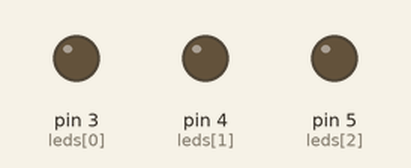
The sketch below on a simulated Arduino Uno, built with avr-gcc and run on an emulated ATmega328P. Shown: output pins drawn as LEDs (lit = HIGH).

Above: at 0.5 s.
At 1.4 s:
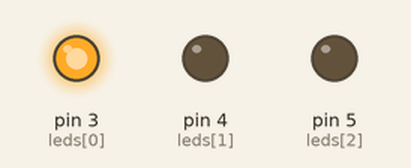
At 3.2 s:
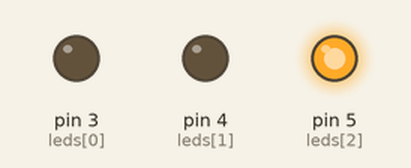
At 20.5 s:
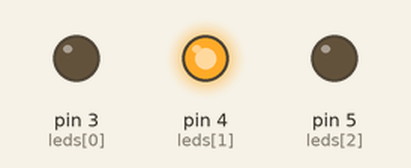
Timing chart, 0 to 26.0 s (numbered marks = the images above):
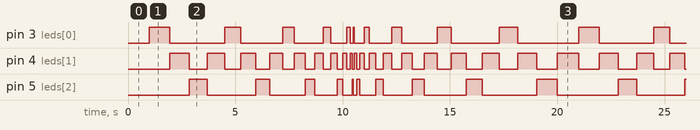

The sketch:

led_shift_time_change.ino
```cpp
const int leds[] = {3, 4, 5};  // LED 핀 배열
// → 3, 4, 5번 핀에 연결된 LED 배열을 정의합니다.

const int numLeds = sizeof(leds) / sizeof(leds[0]);
// → LED 개수를 자동으로 계산합니다.

int shiftIndex = 0;         // 현재 켜질 LED 인덱스
int shiftDirection = 1;     // LED 이동 방향 (1: 오른쪽, -1: 왼쪽)

unsigned long previousMillis = 0;   // 마지막 LED 갱신 시각

int currentInterval = 1000;          // 현재 인터벌 시간 (ms)
// → LED가 켜질 간격 (초기값은 1000ms)

int intervalDirection = -1;         // 간격 변화 방향 (-1: 점점 빨라짐, 1: 점점 느려짐)

void setup() {
  for (int i = 0; i < numLeds; i++) {
    pinMode(leds[i], OUTPUT);  // 모든 LED 핀을 출력 모드로 설정
  }
}

void loop() {
  unsigned long currentMillis = millis();  // 현재 시간 측정

  if (currentMillis - previousMillis >= currentInterval) {
    previousMillis = currentMillis;  // 시간 갱신

    // 모든 LED 끄기
    for (int i = 0; i < numLeds; i++) {
      digitalWrite(leds[i], LOW);
    }

    // 현재 인덱스 LED 켜기
    digitalWrite(leds[shiftIndex], HIGH);

    // 인덱스 이동
    shiftIndex += shiftDirection;

    // 끝에 도달하면 방향 반전
    if (shiftIndex == numLeds - 1 || shiftIndex == 0) {
      shiftDirection = -shiftDirection;
    }

    // 속도 조절 (인터벌 변화)
    currentInterval += intervalDirection * 50;
    // → 50ms씩 빨라지거나 느려집니다.

    // 인터벌이 0ms보다 작거나 1000ms보다 크면 방향 반전
    if (currentInterval <= 10 || currentInterval >= 1000) {
      intervalDirection = -intervalDirection;
    }
  }
}
```

Measured:
- by itself, pin 4 (leds[1]): moves between LOW and HIGH, repeating every 20.0 s
- by itself, pin 3 (leds[0]): repeats every 20.0 s: LOW 2.5 s, HIGH 0.75 s, LOW 2.0 s, HIGH 0.55 s, LOW 1.3 s, HIGH 0.35 s, LOW 0.75 s, HIGH 0.15 s, LOW 0.15 s, HIGH 0.05 s, LOW 0.45 s, HIGH 0.25 s, LOW 1.0 s, HIGH 0.45 s, LOW 1.6 s, HIGH 0.65 s, LOW 2.2 s, HIGH 0.85 s, LOW 2.8 s, HIGH 0.95 s
- by itself, pin 5 (leds[2]): repeats every 20.0 s: LOW 2.2 s, HIGH 0.65 s, LOW 1.6 s, HIGH 0.45 s, LOW 1.0 s, HIGH 0.25 s, LOW 0.45 s, HIGH 0.05 s, LOW 0.15 s, HIGH 0.15 s, LOW 0.75 s, HIGH 0.35 s, LOW 1.3 s, HIGH 0.55 s, LOW 1.9 s, HIGH 0.75 s, LOW 2.5 s, HIGH 0.95 s, LOW 2.8 s, HIGH 0.85 s
